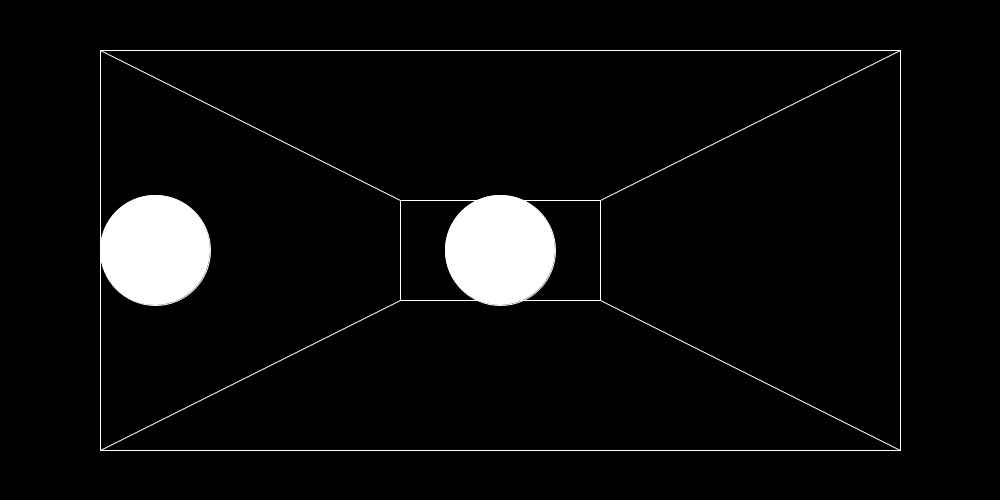
Frame 1 (no input)
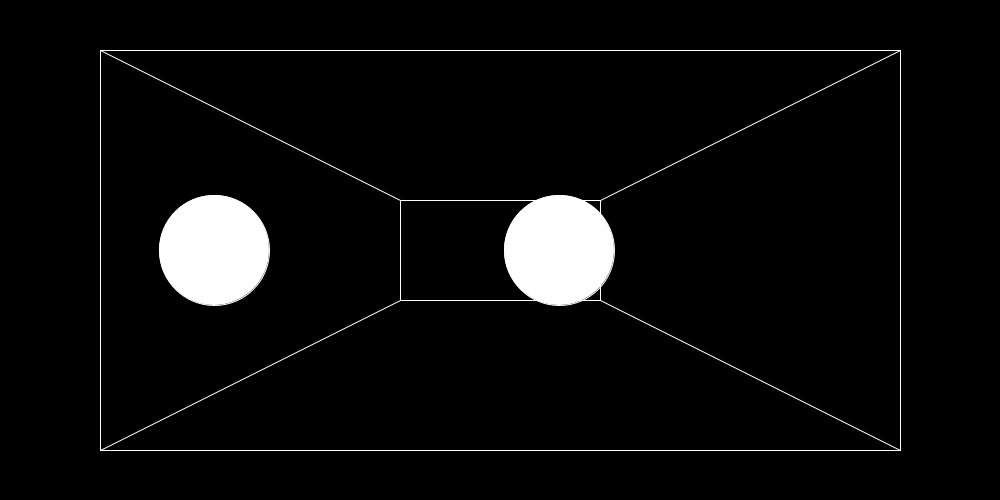
Frame 60 (the mouse pressed at the canvas centre just before this capture)
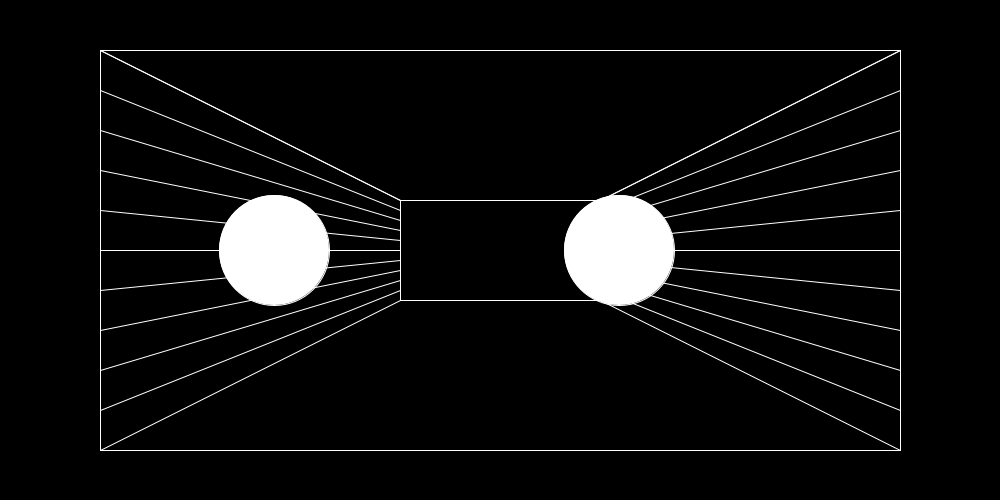
Frame 120 (the mouse held since frame 60 and released just before this capture)

The Processing sketch that drew these frames (run headless with seeded random() and noise(); from frame 60 on, the mouse is pressed at the canvas centre):

// Processing sketch: PosibleIlusion_2
// ── PosibleIlusion_2.pde
float a;
int tick;
void setup(){
  size(1000,500);
  background(0);
  a = 0;
  tick = 0;
}
void draw(){
  background(0);
  
  stroke(255);
  noFill();
  rect(100,50,800,400);
  
  
  rect(400,200,200,100);
  line(100,50,400,200);
  line(100,450,400,300);
  line(900,50,600,200);
  line(900,450,600,300);
  
  fill(255);
  ellipse(a+155,height/2,110,110);
  
  ellipse(a+width/2,height/2,110,110);
  
  if(mousePressed == true){
    stroke(255);
    for(int i=0;i<400;i+=40){
      line(100,50+i,400,200+(i/4));
    }
    for(int i=0;i<400;i+=40){
      line(900,50+i,600,200+(i/4));
    }
  }
  
  if(keyPressed == true){
    
    stroke(247, 50, 7 );
    line(0,195,width,195);
    line(0,305,width,305);
  }
  
  
  if(tick == 0){
    a = a +1;
    
  }
  if(tick == 1){
    a = a - 1;
  }
  
  if(a == 0){
    delay(5000);
    tick=0;
  }
  
  if(a+155 == width/2){
    delay(5000);
    tick=1;
  }
  
  
}
